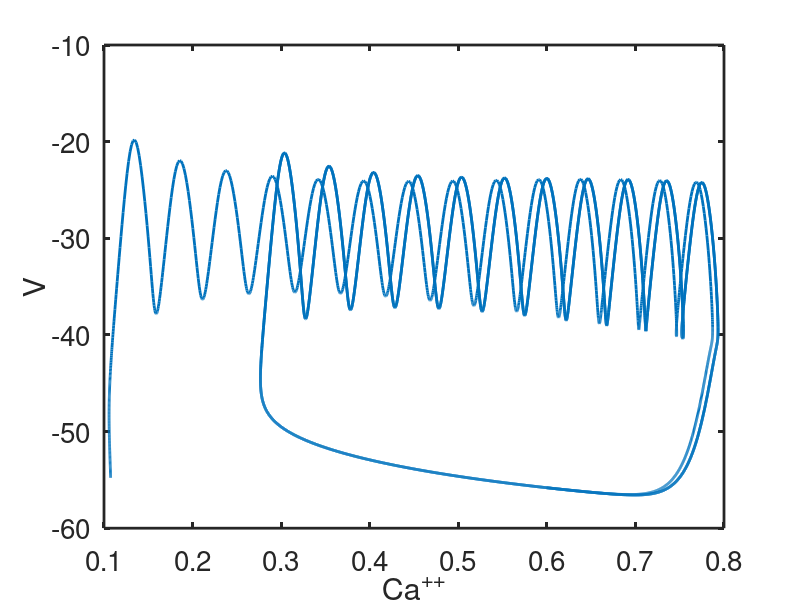
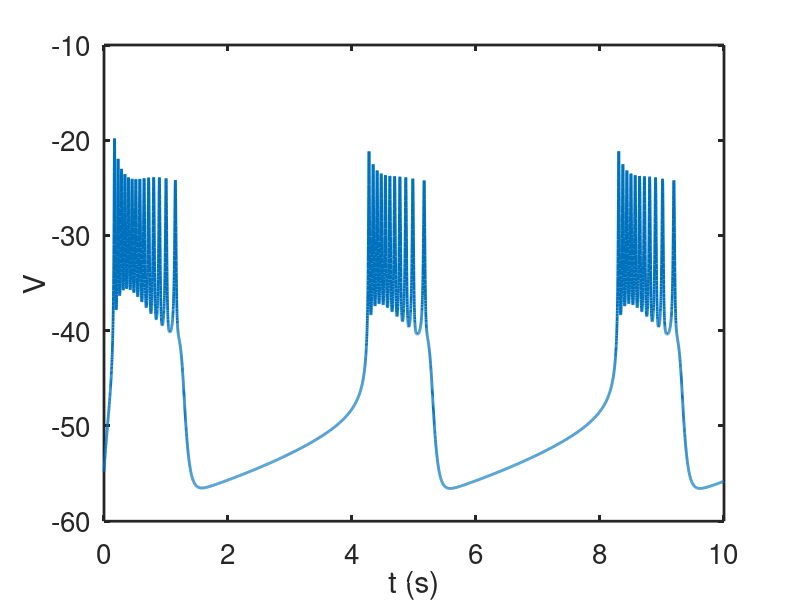
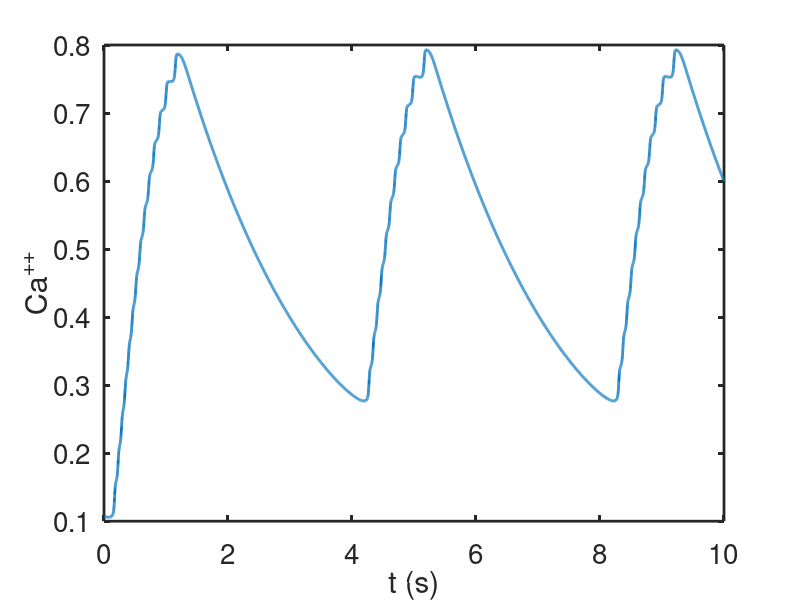

The MATLAB source for these figures, in order:

%  -------------------------------------------------------------------
%
%   Code for the three-variable Chay-Keizer model of electrical bursting
%   in pancreatic beta cells.
%
%   For Chapter 9, Section 9.1.1 of
%   Keener and Sneyd, Mathematical Physiology, 3rd Edition, Springer.
%
%   Written by James Keener and James Sneyd
%
%  -------------------------------------------------------------------

function ChayKeizer3v
global   lam vca vk gk gca   vprime vstar gkca Kd
global  vl cm   f alpha kca  gl

set(0,                           ...
   'defaultaxesfontsize', 20,   ...
   'defaultaxeslinewidth', 2.0, ...
   'defaultlinelinewidth', 2.0, ...
   'defaultpatchlinewidth', 0.7);
 % parameter set

 cm=4.5;
 gca=13;
 gk=12;
 gl=0.04;
 gkca=0.09;
 vca=100;
 vk=-75;
 vl=-40;
  vprime=50;
  vstar=30;
 f=0.01;
 alpha=0.01525;
 Kd=1;
 kca=0.04;
 lam=0.5;


total=10000;
tstep = 1;

%specify the output points
tspan = [0:tstep:total];
%initial data
v0=-54.77;
n0=0.00044;
ca0=0.1075;
 u0 = [v0,n0,ca0];

[T,S] = ode23(@deRHS,tspan, u0, odeset('maxstep',1));

figure(1)
plot(S(:,3),S(:,1))
ylabel('V')
xlabel('Ca^{++}')
figure(2)
plot(T/1000,S(:,1))
xlabel('t (s)')
ylabel('V')

figure(3)
plot(T/1000,S(:,3))
xlabel('t (s)')
ylabel('Ca^{++}')

end % of main


%%
function s_prime=deRHS(t,s)
global  cstar gkcabar lam vca vk gk gca captot vbar vprime vstar gkca Kd
global  vl cm vm sm vh sh a  b c f alpha kca  gl

v=s(1);
n = s(2);
ca=s(3);

% gating functions
alphamca    = -0.1*((v+vprime)-25)/(exp(-((v+vprime)-25)/10)-1);
betamca     = 4*exp(-(v+vprime)/18);
alphahca    = 0.07*exp(-(v+vprime)/20);
betahca     = 1/(exp(-((v+vprime)-30)/10)+1);
alphan      = -0.01*((v+vstar)-10)/(exp(-((v+vstar)-10)/10)-1);
betan      = 0.125*exp(-(v+vstar)/80);
minf =alphamca /(alphamca + betamca );
hinf =alphahca/(alphahca + betahca);

% Ionic currents:
ica  = gca*minf^3*hinf*(v-vca);
ik   = gk*n^4*(v-vk);
ikca = gkca*ca/(ca+Kd)*(v-vk);
il   = gl*(v-vl);

% The differential equations:
vp    = -1/cm*(ica+ik+ikca+il) ;
np    = lam*(alphan*(1-n)-betan*n) ;
cap   = f*(-alpha*ica-kca*ca);

s_prime = [vp;np;cap];

end
